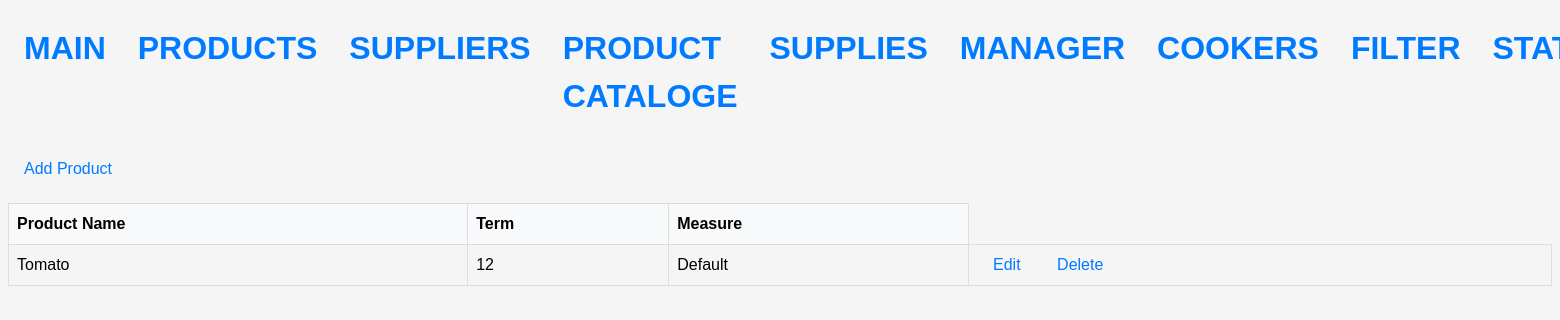
The app's page /products/, older data.
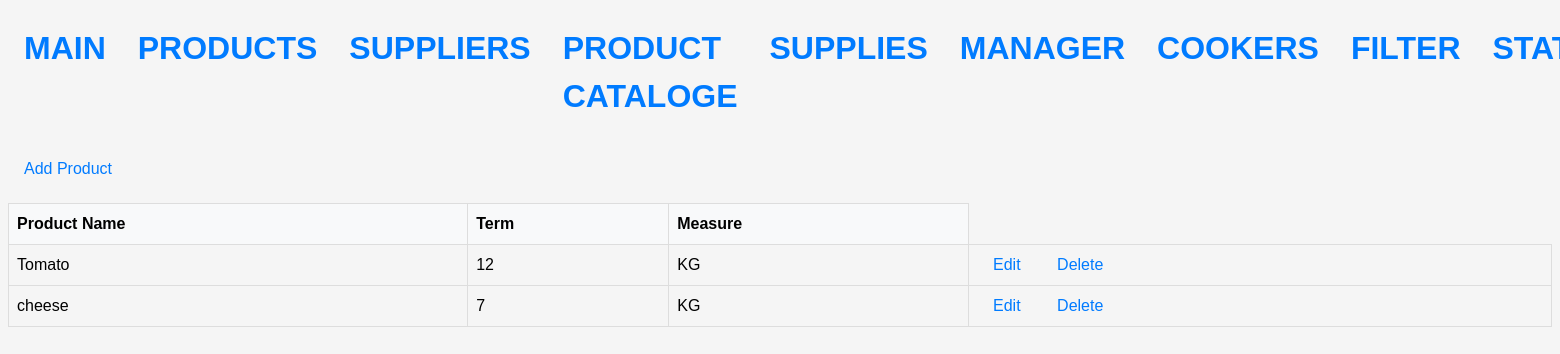
The same page, newer data.
### stock/models.py (models this page shows, shortened)
class Product(Model):
    name = models.CharField(max_length=64)
    term = models.IntegerField()
    measure = models.ForeignKey(Measure, on_delete=models.CASCADE)

class Measure(Model):
    name = models.CharField(max_length=64)

### stock/views.py (the view)
# urls.py: path('products/', ProductListView.as_view(), name='product'),
class ProductListView(ListView):
    model = Product
    template_name = 'product/product_list.html'
    context_object_name = 'products'

### templates/product/product_list.html (shortened to what this page needs)
{% extends 'base.html' %}
{% block content %}
<table>
  <a href="{% url 'product_create' %}" class="btn btn-success">Add Product</a>
  <table>
    <thead>
      <tr>
        <th>Product Name</th>
        <th>Term</th>
        <th>Measure</th>
      </tr>
    </thead>
    <tbody>
      {% for product in object_list %}
      <tr>
        <td>{{ product.name }}</td>
        <td>{{ product.term }}</td>
        <td>{{ product.measure.name }}</td>
        <td>
          <a href="{% url 'product_update' product.id %}">Edit</a>
          <a href="{% url 'product_delete' product.id %}">Delete</a>
        </td>
      </tr>
      {% endfor %}
    </tbody>
  </table>
{%endblock%}

Row changes from the older to the newer data that the page shows:
changed Product "Tomato": measure.name "Default" → "KG"
added Product: name "cheese", term "7", measure.name "KG"
